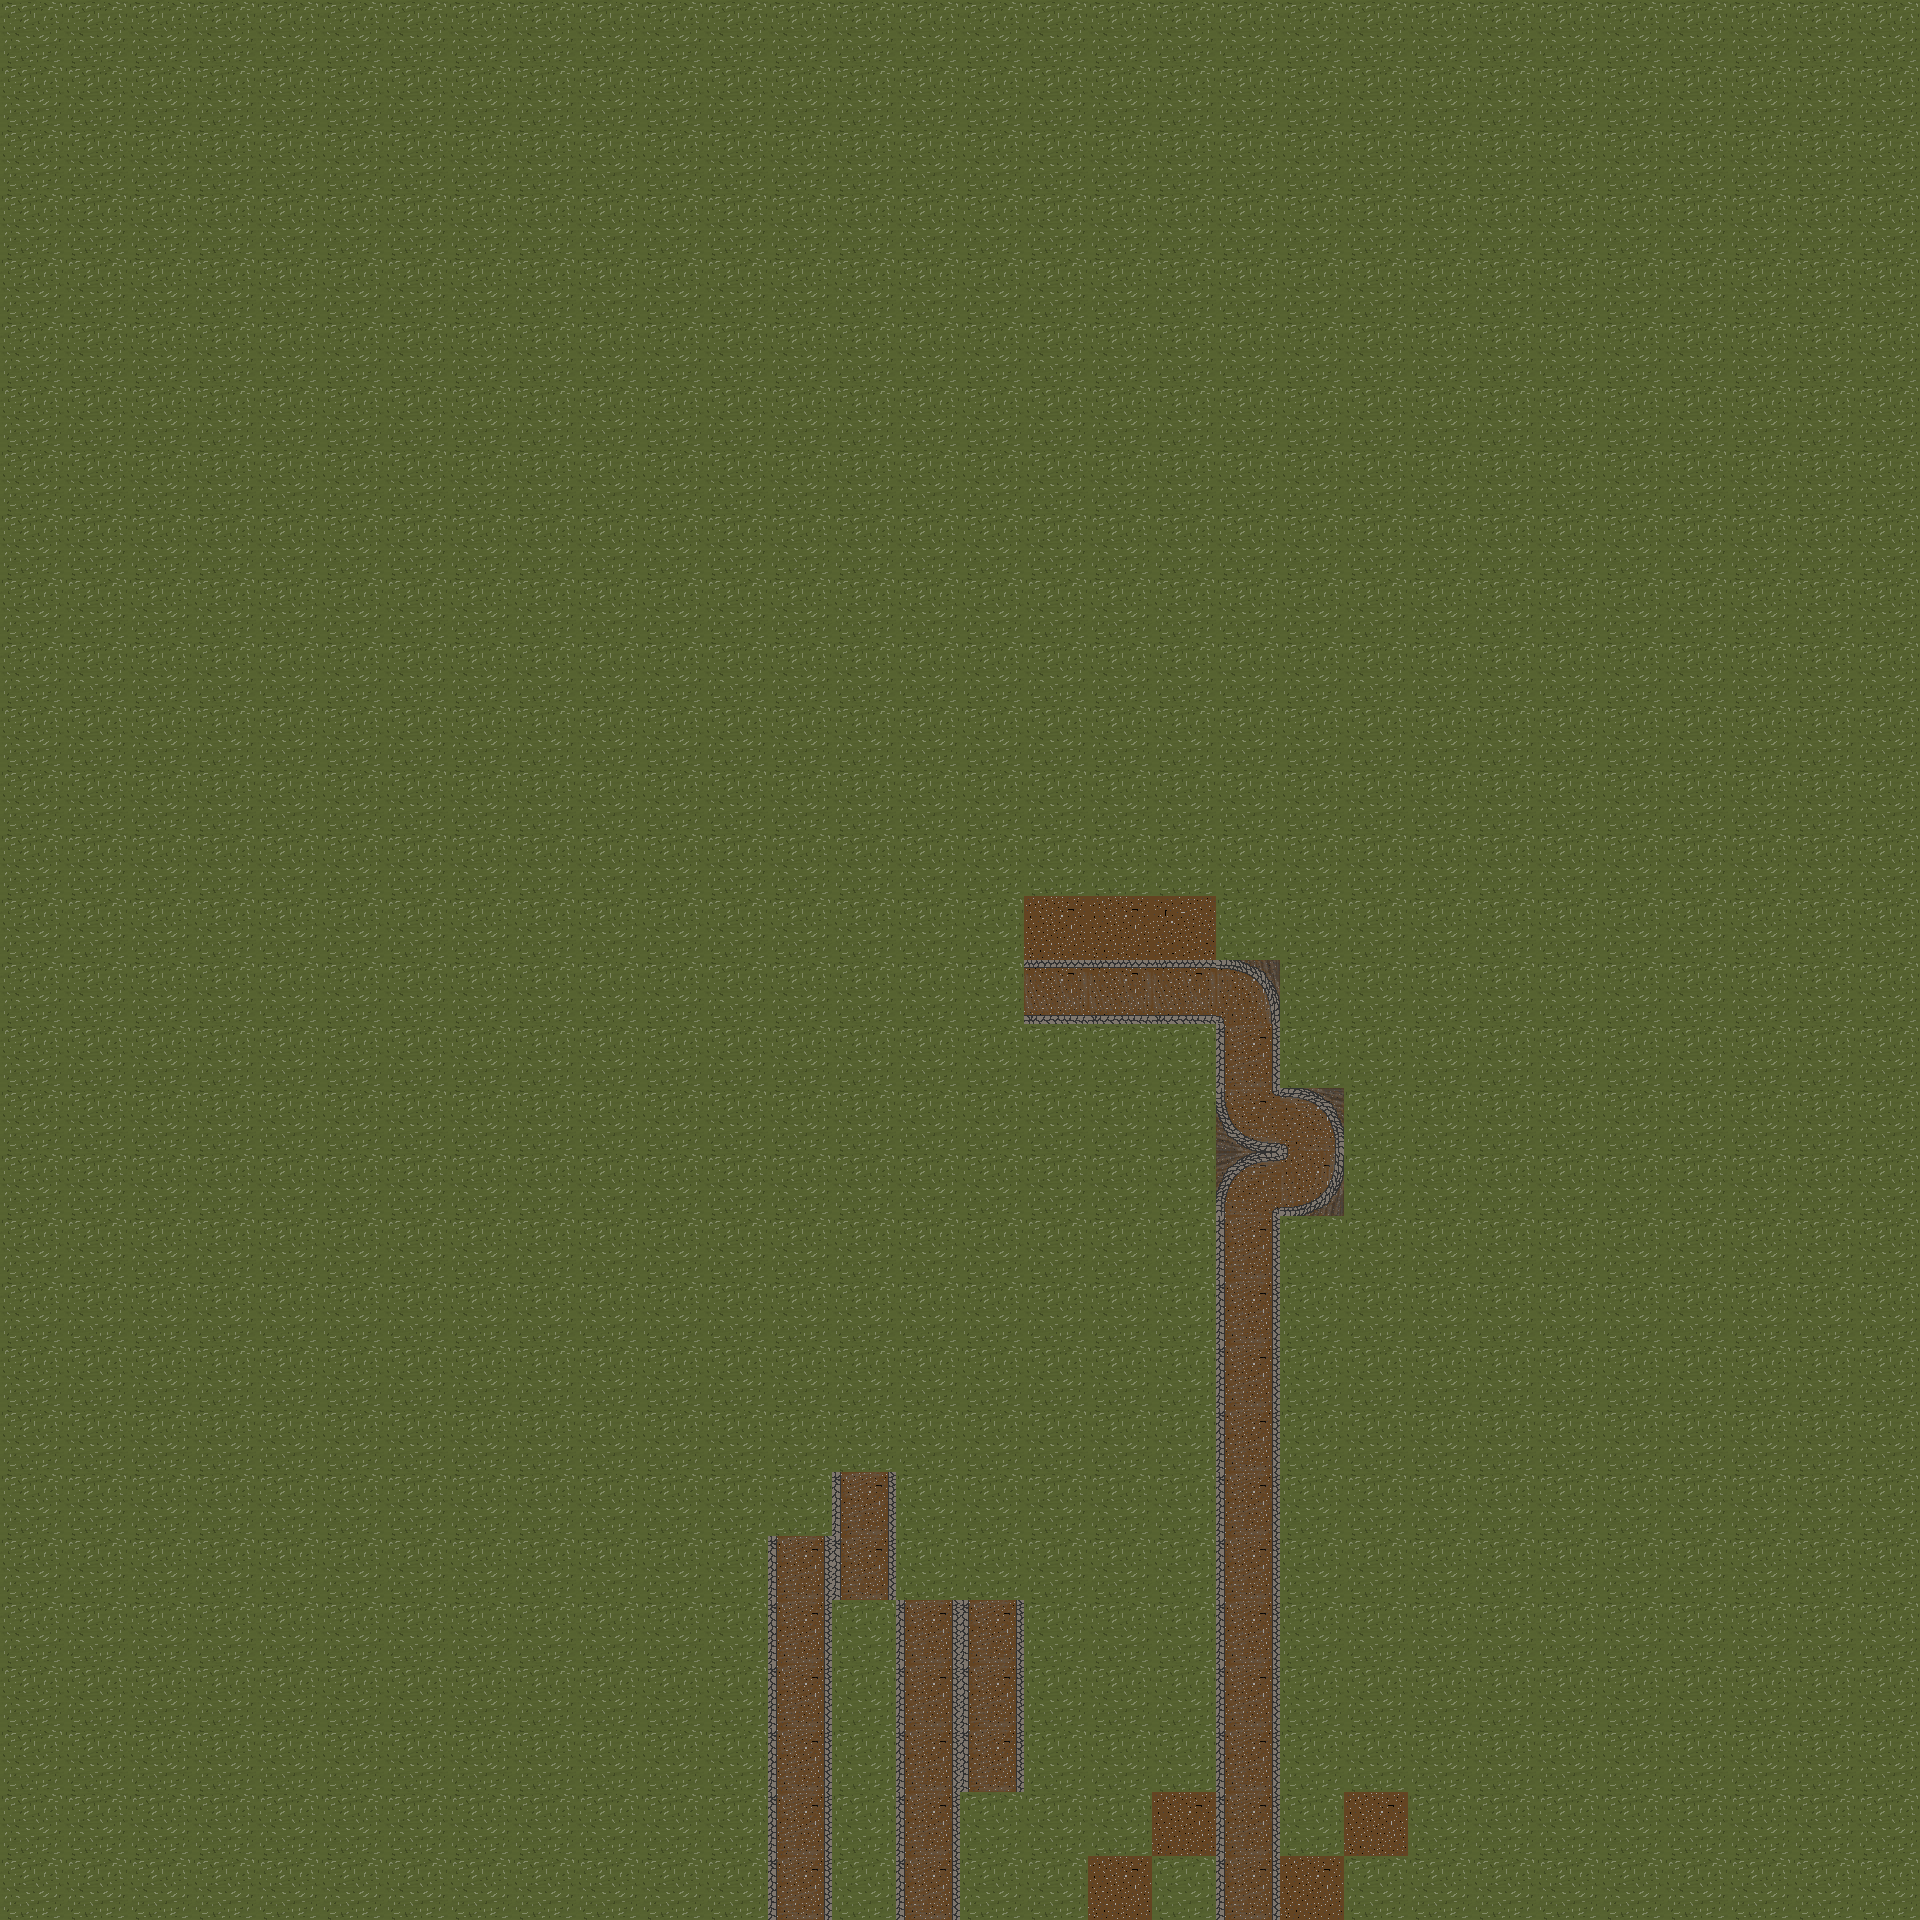

This game map was drawn from its Tiled (.tmx) file and the tilesets committed beside it. A one-line description and the full map source follow:
An orthogonal 30x30 tile map with 64x64 px tiles, 2 tile layers (Laattataso 1, Laattataso 2).

<map version="1.4" tiledversion="1.4.3" orientation="orthogonal" renderorder="right-down" width="30" height="30" tilewidth="64" tileheight="64" infinite="0" nextlayerid="3" nextobjectid="1">
 <tileset firstgid="1" source="ducksy.tsx" />
 <layer id="1" name="Laattataso 1" width="30" height="30">
  <data encoding="csv">
1,1,1,1,1,1,1,1,1,1,1,1,1,1,1,1,1,1,1,1,1,1,1,1,1,1,1,1,1,1,
1,1,1,1,1,1,1,1,1,1,1,1,1,1,1,1,1,1,1,1,1,1,1,1,1,1,1,1,1,1,
1,1,1,1,1,1,1,1,1,1,1,1,1,1,1,1,1,1,1,1,1,1,1,1,1,1,1,1,1,1,
1,1,1,1,1,1,1,1,1,1,1,1,1,1,1,1,1,1,1,1,1,1,1,1,1,1,1,1,1,1,
1,1,1,1,1,1,1,1,1,1,1,1,1,1,1,1,1,1,1,1,1,1,1,1,1,1,1,1,1,1,
1,1,1,1,1,1,1,1,1,1,1,1,1,1,1,1,1,1,1,1,1,1,1,1,1,1,1,1,1,1,
1,1,1,1,1,1,1,1,1,1,1,1,1,1,1,1,1,1,1,1,1,1,1,1,1,1,1,1,1,1,
1,1,1,1,1,1,1,1,1,1,1,1,1,1,1,1,1,1,1,1,1,1,1,1,1,1,1,1,1,1,
1,1,1,1,1,1,1,1,1,1,1,1,1,1,1,1,1,1,1,1,1,1,1,1,1,1,1,1,1,1,
1,1,1,1,1,1,1,1,1,1,1,1,1,1,1,1,1,1,1,1,1,1,1,1,1,1,1,1,1,1,
1,1,1,1,1,1,1,1,1,1,1,1,1,1,1,1,1,1,1,1,1,1,1,1,1,1,1,1,1,1,
1,1,1,1,1,1,1,1,1,1,1,1,1,1,1,1,1,1,1,1,1,1,1,1,1,1,1,1,1,1,
1,1,1,1,1,1,1,1,1,1,1,1,1,1,1,1,1,1,1,1,1,1,1,1,1,1,1,1,1,1,
1,1,1,1,1,1,1,1,1,1,1,1,1,1,1,1,1,1,1,1,1,1,1,1,1,1,1,1,1,1,
1,1,1,1,1,1,1,1,1,1,1,1,1,1,1,1,1,1,1,1,1,1,1,1,1,1,1,1,1,1,
1,1,1,1,1,1,1,1,1,1,1,1,1,1,1,1,2,2,2,2,1,1,1,1,1,1,1,1,1,1,
1,1,1,1,1,1,1,1,1,1,1,1,1,1,1,1,1,1,1,2,1,1,1,1,1,1,1,1,1,1,
1,1,1,1,1,1,1,1,1,1,1,1,1,1,1,1,1,1,1,2,2,1,1,1,1,1,1,1,1,1,
1,1,1,1,1,1,1,1,1,1,1,1,1,1,1,1,1,1,1,2,2,1,1,1,1,1,1,1,1,1,
1,1,1,1,1,1,1,1,1,1,1,1,1,1,1,1,1,1,1,2,1,1,1,1,1,1,1,1,1,1,
1,1,1,1,1,1,1,1,1,1,1,1,1,1,1,1,1,1,1,2,1,1,1,1,1,1,1,1,1,1,
1,1,1,1,1,1,1,1,1,1,1,1,1,1,1,1,1,1,1,2,1,1,1,1,1,1,1,1,1,1,
1,1,1,1,1,1,1,1,1,1,1,1,1,1,1,1,1,1,1,2,1,1,1,1,1,1,1,1,1,1,
1,1,1,1,1,1,1,1,1,1,1,1,1,2,1,1,1,1,1,2,1,1,1,1,1,1,1,1,1,1,
1,1,1,1,1,1,1,1,1,1,1,1,2,2,1,1,1,1,1,2,1,1,1,1,1,1,1,1,1,1,
1,1,1,1,1,1,1,1,1,1,1,1,2,1,2,2,1,1,1,2,1,1,1,1,1,1,1,1,1,1,
1,1,1,1,1,1,1,1,1,1,1,1,2,1,2,2,1,1,1,2,1,1,1,1,1,1,1,1,1,1,
1,1,1,1,1,1,1,1,1,1,1,1,2,1,2,2,1,1,1,2,1,1,1,1,1,1,1,1,1,1,
1,1,1,1,1,1,1,1,1,1,1,1,2,1,2,1,1,1,1,2,1,1,1,1,1,1,1,1,1,1,
1,1,1,1,1,1,1,1,1,1,1,1,2,1,2,1,1,1,1,2,2,1,1,1,1,1,1,1,1,1
</data>
 </layer>
 <layer id="2" name="Laattataso 2" width="30" height="30">
  <data encoding="csv">
0,0,0,0,0,0,0,0,0,0,0,0,0,0,0,0,0,0,0,0,0,0,0,0,0,0,0,0,0,0,
0,0,0,0,0,0,0,0,0,0,0,0,0,0,0,0,0,0,0,0,0,0,0,0,0,0,0,0,0,0,
0,0,0,0,0,0,0,0,0,0,0,0,0,0,0,0,0,0,0,0,0,0,0,0,0,0,0,0,0,0,
0,0,0,0,0,0,0,0,0,0,0,0,0,0,0,0,0,0,0,0,0,0,0,0,0,0,0,0,0,0,
0,0,0,0,0,0,0,0,0,0,0,0,0,0,0,0,0,0,0,0,0,0,0,0,0,0,0,0,0,0,
0,0,0,0,0,0,0,0,0,0,0,0,0,0,0,0,0,0,0,0,0,0,0,0,0,0,0,0,0,0,
0,0,0,0,0,0,0,0,0,0,0,0,0,0,0,0,0,0,0,0,0,0,0,0,0,0,0,0,0,0,
0,0,0,0,0,0,0,0,0,0,0,0,0,0,0,0,0,0,0,0,0,0,0,0,0,0,0,0,0,0,
0,0,0,0,0,0,0,0,0,0,0,0,0,0,0,0,0,0,0,0,0,0,0,0,0,0,0,0,0,0,
0,0,0,0,0,0,0,0,0,0,0,0,0,0,0,0,0,0,0,0,0,0,0,0,0,0,0,0,0,0,
0,0,0,0,0,0,0,0,0,0,0,0,0,0,0,0,0,0,0,0,0,0,0,0,0,0,0,0,0,0,
0,0,0,0,0,0,0,0,0,0,0,0,0,0,0,0,0,0,0,0,0,0,0,0,0,0,0,0,0,0,
0,0,0,0,0,0,0,0,0,0,0,0,0,0,0,0,0,0,0,0,0,0,0,0,0,0,0,0,0,0,
0,0,0,0,0,0,0,0,0,0,0,0,0,0,0,0,0,0,0,0,0,0,0,0,0,0,0,0,0,0,
0,0,0,0,0,0,0,0,0,0,0,0,0,0,0,0,2,2,1610612738,0,0,0,0,0,0,0,0,0,0,0,
0,0,0,0,0,0,0,0,0,0,0,0,0,0,0,0,1610612739,1610612739,1610612739,2684354564,0,0,0,0,0,0,0,0,0,0,
0,0,0,0,0,0,0,0,0,0,0,0,0,0,0,0,0,0,0,3,0,0,0,0,0,0,0,0,0,0,
0,0,0,0,0,0,0,0,0,0,0,0,0,0,0,0,0,0,0,1073741828,2147483652,0,0,0,0,0,0,0,0,0,
0,0,0,0,0,0,0,0,0,0,0,0,0,0,0,0,0,0,0,4,3758096388,0,0,0,0,0,0,0,0,0,
0,0,0,0,0,0,0,0,0,0,0,0,0,0,0,0,0,0,0,3,0,0,0,0,0,0,0,0,0,0,
0,0,0,0,0,0,0,0,0,0,0,0,0,0,0,0,0,0,0,3,0,0,0,0,0,0,0,0,0,0,
0,0,0,0,0,0,0,0,0,0,0,0,0,0,0,0,0,0,0,3,0,0,0,0,0,0,0,0,0,0,
0,0,0,0,0,0,0,0,0,0,0,0,0,0,0,0,0,0,0,3,0,0,0,0,0,0,0,0,0,0,
0,0,0,0,0,0,0,0,0,0,0,0,0,3,0,0,0,0,0,3,0,0,0,0,0,0,0,0,0,0,
0,0,0,0,0,0,0,0,0,0,0,0,3,3,0,0,0,0,0,3,0,0,0,0,0,0,0,0,0,0,
0,0,0,0,0,0,0,0,0,0,0,0,3,0,3,3,0,0,0,3,0,0,0,0,0,0,0,0,0,0,
0,0,0,0,0,0,0,0,0,0,0,0,3,0,3,3,0,0,0,3,0,0,0,0,0,0,0,0,0,0,
0,0,0,0,0,0,0,0,0,0,0,0,3,0,3,3,0,0,0,3,0,0,0,0,0,0,0,0,0,0,
0,0,0,0,0,0,0,0,0,0,0,0,3,0,3,0,0,0,2,3,0,2,0,0,0,0,0,0,0,0,
0,0,0,0,0,0,0,0,0,0,0,0,3,0,3,0,0,2,0,3,0,0,0,0,0,0,0,0,0,0
</data>
 </layer>
</map>